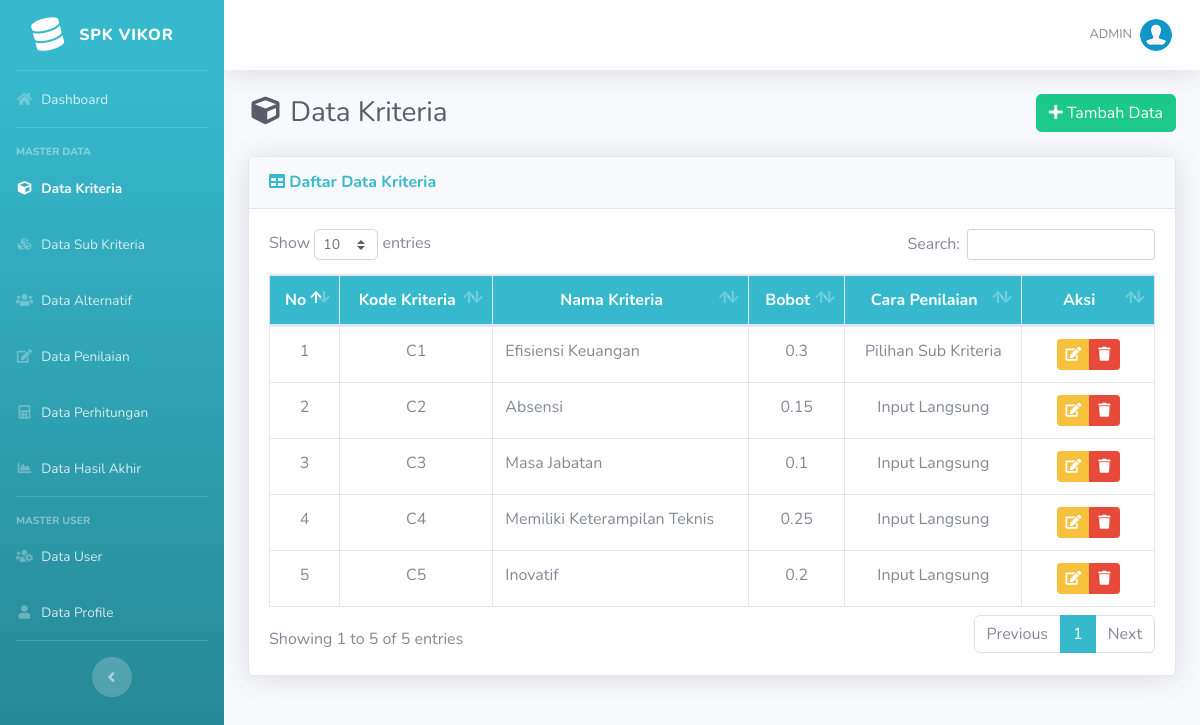
The app's page /list-kriteria.php (signed in) with its own data.
### tables this page shows
CREATE TABLE IF NOT EXISTS `kriteria` (
  `id_kriteria` int(11) NOT NULL,
  `kode_kriteria` varchar(10) NOT NULL,
  `nama` varchar(50) NOT NULL,
  `bobot` float NOT NULL,
  `ada_pilihan` tinyint(1) DEFAULT NULL
);

### list-kriteria.php (the view, shortened to what this page needs)
<?php
require_once('includes/init.php');
require_once('template/header.php');
?>
<div class="d-sm-flex align-items-center justify-content-between mb-4">
    <h1 class="h3 mb-0 text-gray-800"><i class="fas fa-fw fa-cube"></i> Data Kriteria</h1>
    <a href="tambah-kriteria.php" class="btn btn-success"> <i class="fa fa-plus"></i> Tambah Data </a>
</div>
<div class="card shadow mb-4">
    <div class="card-header py-3">
        <h6 class="m-0 font-weight-bold text-info"><i class="fa fa-table"></i> Daftar Data Kriteria</h6>
    </div>
    <div class="card-body">
		<div class="table-responsive">
			<table class="table table-bordered" id="dataTable" width="100%" cellspacing="0">
				<thead class="bg-info text-white">
					<tr align="center">
						<th>No</th>
						<th>Kode Kriteria</th>
						<th>Nama Kriteria</th>
						<th>Bobot</th>
						<th>Cara Penilaian</th>
						<th width="15%">Aksi</th>
					</tr>
				</thead>
				<tbody>
				<?php
				$no = 1;
				$query = mysqli_query($koneksi,"SELECT * FROM kriteria ORDER BY kode_kriteria ASC");
				while($data = mysqli_fetch_array($query)):
				?>
					<tr align="center">
						<td><?php echo $no; ?></td>
						<td><?php echo $data['kode_kriteria']; ?></td>
						<td align="left"><?php echo $data['nama']; ?></td>
						<td><?php echo $data['bobot']; ?></td>
						<td><?php echo ($data['ada_pilihan']) ? 'Pilihan Sub Kriteria': 'Input Langsung'; ?></td>
						<td>
							<div class="btn-group" role="group">
								<a data-toggle="tooltip" data-placement="bottom" title="Edit Data" href="edit-kriteria.php?id=<?php echo $data['id_kriteria']; ?>" class="btn btn-warning btn-sm"><i class="fa fa-edit"></i></a>
								<a  data-toggle="tooltip" data-placement="bottom" title="Hapus Data" href="hapus-kriteria.php?id=<?php echo $data['id_kriteria']; ?>" onclick="return confirm ('Apakah anda yakin untuk meghapus data ini')" class="btn btn-danger btn-sm"><i class="fa fa-trash"></i></a>
							</div>
						</td>
					</tr>
					<?php
					$no++;
					endwhile; ?>
				</tbody>
			</table>
		</div>
	</div>
</div>
<?php
require_once('template/footer.php');
?>

### records on screen
kriteria: kode_kriteria "C1", nama "Efisiensi Keuangan", bobot "0.3", ada_pilihan "Pilihan Sub Kriteria"
kriteria: kode_kriteria "C2", nama "Absensi", bobot "0.15", ada_pilihan "Input Langsung"
kriteria: kode_kriteria "C3", nama "Masa Jabatan", bobot "0.1", ada_pilihan "Input Langsung"
kriteria: kode_kriteria "C4", nama "Memiliki Keterampilan Teknis", bobot "0.25", ada_pilihan "Input Langsung"
kriteria: kode_kriteria "C5", nama "Inovatif", bobot "0.2", ada_pilihan "Input Langsung"

### other values on screen
$_SESSION['username'] "ADMIN"
